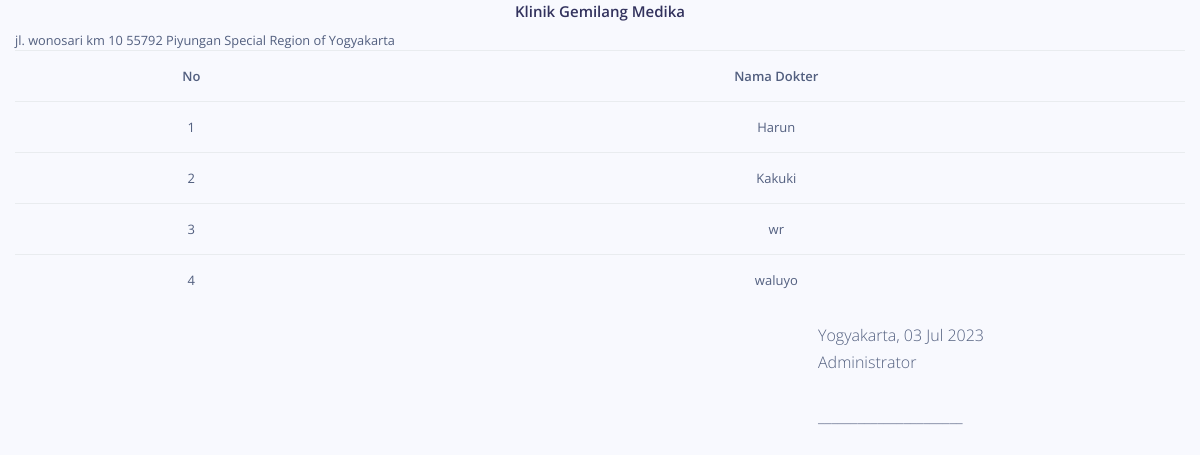
The page /index.php/admin/dokter/laporan on the database its author committed.
### tables this page shows
CREATE TABLE `dokter` (
  `id_dokter` int(11) NOT NULL,
  `nama_dokter` varchar(50) NOT NULL
);

### application/controllers/admin/Dokter.php (called while the page is built, shortened)
<?php
class Dokter extends CI_Controller {
	public function __construct()
	{
		$this->load->model('Dokter_m');
		$this->load->library('form_validation');
	}
	public function laporan()
	{
		$data['title'] = 'Laporan Dokter';
		$data['dokter'] = $this->Dokter_m->get('dokter')->result_array();
		$this->load->view('layout/header', $data);
		$this->load->view('admin/laporan/laporan_dokter');
		$this->load->view('layout/footer');
	}
}

### index.php (called while the page is built, shortened)
<?php
require_once BASEPATH.'core/CodeIgniter.php';

### application/models/Dokter_m.php (called while the page is built, shortened)
<?php
class Dokter_m extends CI_Model {
	public function get($table)
	{
		return $this->db->get($table);
	}
}

### application/views/admin/laporan/laporan_dokter.php (the view, shortened to what this page needs)
<div class="container-fluid">
	<h4 class="text-center">Klinik Gemilang Medika</h4>
	<small class="text-center">jl. wonosari km 10 55792 Piyungan Special Region of Yogyakarta</small>
	<div class="row">
		<div class="col-md">
			<table class="table text-center">
				<tr>
					<th>No</th>
					<th>Nama Dokter</th>
				</tr>
				<?php $no = 1; foreach($dokter as $d) : ?>
					<tr>
						<td><?= $no++; ?></td>
						<td><?= $d['nama_dokter']; ?></td>
					</tr>
				<?php endforeach; ?>
			</table>
		</div>
	</div>
	<div class="row">
		<div class="col-md-4 offset-md-8">
			<table>
				<tr>
					<td></td>
					<td>
						<?php $tgl = date_create(date('d-m-Y')); ?>
						<p>Yogyakarta, <?= date_format($tgl, 'd M Y'); ?>
							<br>
							Administrator <br><br>
							______________________
						</p>
					</td>
				</tr>
			</table>
		</div>
	</div>
</div>

### rows shown on the page
dokter: nama_dokter "Harun"
dokter: nama_dokter "Kakuki"
dokter: nama_dokter "wr"
dokter: nama_dokter "waluyo"

### other values the page prints
date_format($tgl, 'd M Y') "03 Jul 2023"
